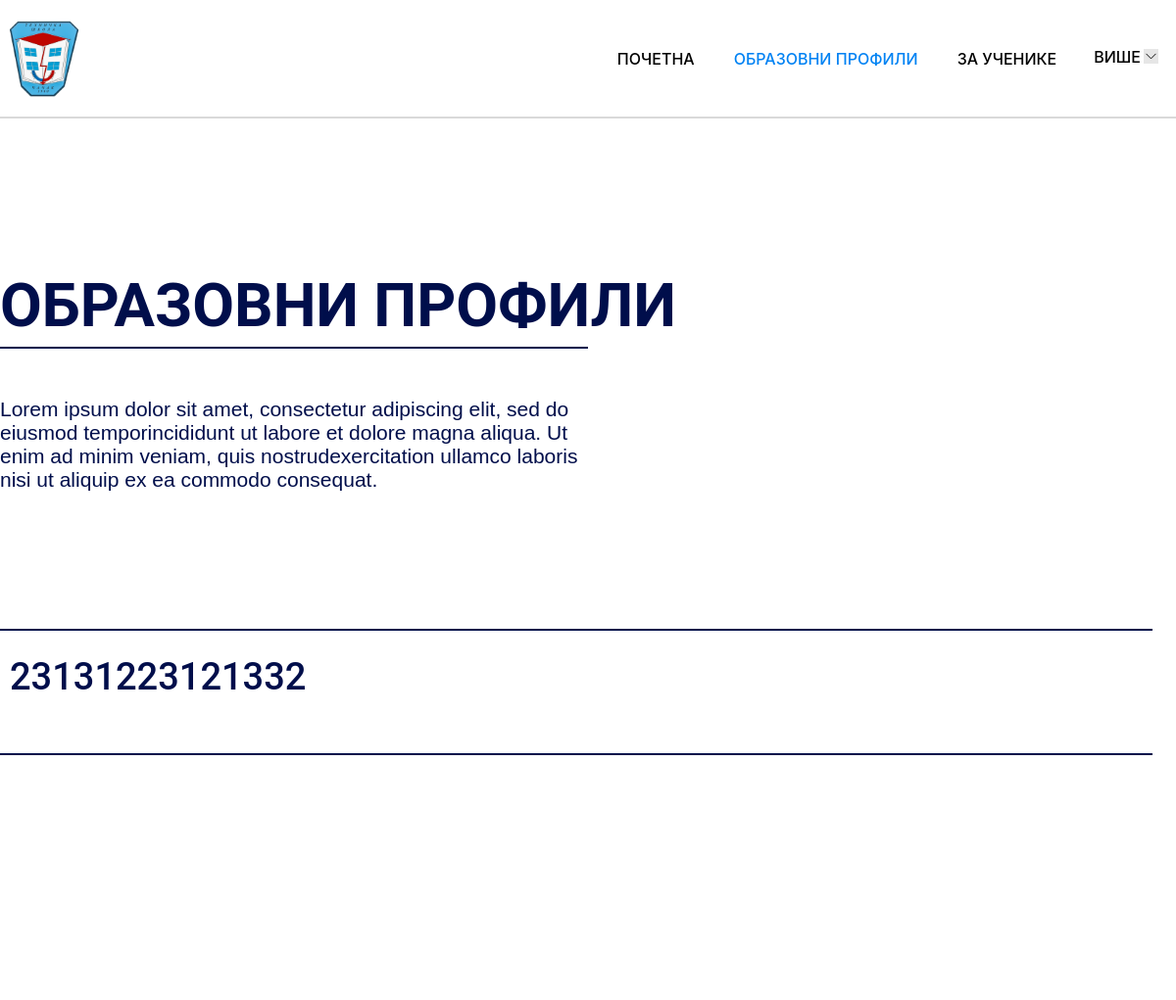
Before: /teh/obrazovni-profili.php (upper part) with the older database file.
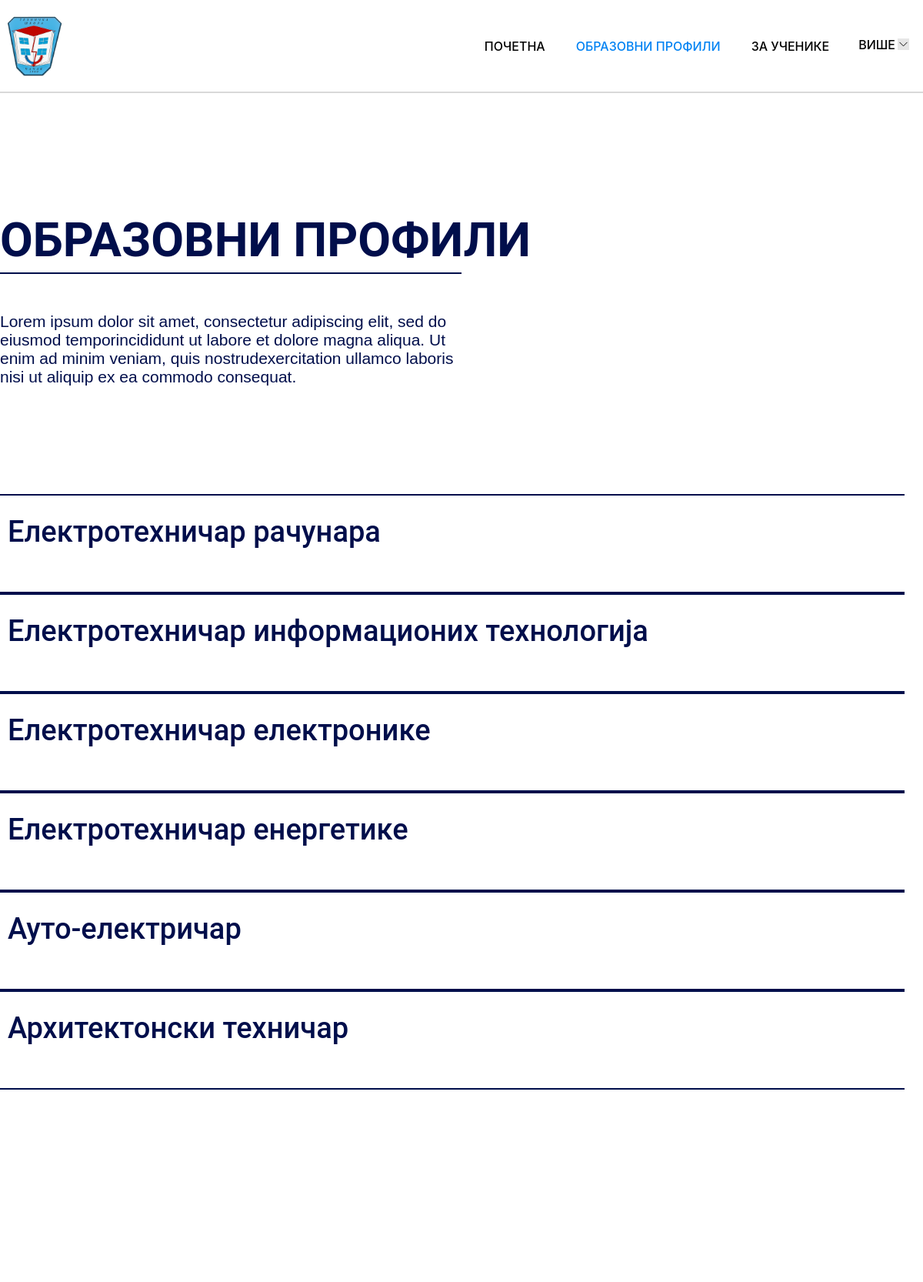
After: the same page with the newer database file.
### tables this page shows
CREATE TABLE `smerovi` (
  `id` int(11) NOT NULL,
  `smer` varchar(255) NOT NULL,
  `opis` varchar(5000) NOT NULL,
  `id_slike` int(50) NOT NULL
);

### classes/dbh.php (called while the page is built, shortened)
<?php
class Dbh{
    protected function connect() {
        try{
            $username = "root";
            $password = "";
            $dbh = new PDO('mysql:host=localhost;dbname=php_dev', $username, $password);
            return $dbh;
        }catch (PDOException $e){
            print 'Error: ' . $e->getMessage() . "<br/>";
            die();
        }
    }
}

### classes/course.php (called while the page is built, shortened)
<?php
include 'dbh.php';
class Course extends Dbh
{
    public function returnCourses()
    {
        $sql = "SELECT * FROM smerovi";
        $stmt = $this->connect()->query($sql);
        return $stmt;
    }
}

### teh/obrazovni-profili.php (the view, shortened to what this page needs)
<!DOCTYPE html>
<html data-wf-page="64577afd6ea1db0f544e04d7" data-wf-site="6456c2138619102a79ba202a">
<head>
  <link href="css/normalize.css" rel="stylesheet" type="text/css">
  <link href="css/webflow.css" rel="stylesheet" type="text/css">
  <link href="css/tehnicka-skola-cacak.webflow.css" rel="stylesheet" type="text/css">
</head>
<body>
  <div data-animation="default" class="navbar w-nav" data-easing2="ease" data-easing="ease" data-collapse="all" style="background-color:rgb(255,255,255)" data-w-id="4f92b2b9-0c5f-771e-6d3c-37b122a94db6" role="banner" data-no-scroll="1" data-duration="400" data-doc-height="1">
    <div class="container nav-container">
      <a href="index.php" class="w-nav-brand"><img src="images/grb.png" loading="lazy" sizes="(max-width: 479px) 38vw, 90px" srcset="images/grb.png 500w, images/grb.png 800w, images/grb.png 1000w" alt="" class="image-17"></a>
      <div class="nav-wrapper">
        <div style="display:flex" class="nav-links">
          <a href="index.php" class="nav-link w-nav-link">ПОЧЕТНА</a>
          <a href="obrazovni-profili.php" aria-current="page" class="nav-link w-nav-link w--current">ОБРАЗОВНИ ПРОФИЛИ</a>
          <a href="ucenici.php" class="nav-link w-nav-link">ЗА УЧЕНИКЕ</a>
        </div>
        <div style="background-color:rgb(255,255,255)" class="menu-button-2 w-nav-button">
          <div class="nav-button">
            <div style="color:rgb(0,0,0)" class="nav-btn-text">ВИШЕ</div><img src="images/arrow.svg" loading="lazy" width="20" style="-webkit-transform:translate3d(0, 0, 0) scale3d(1, 1, 1) rotateX(0deg) rotateY(0) rotateZ(0) skew(0, 0);-moz-transform:translate3d(0, 0, 0) scale3d(1, 1, 1) rotateX(0deg) rotateY(0) rotateZ(0) skew(0, 0);-ms-transform:translate3d(0, 0, 0) scale3d(1, 1, 1) rotateX(0deg) rotateY(0) rotateZ(0) skew(0, 0);transform:translate3d(0, 0, 0) scale3d(1, 1, 1) rotateX(0deg) rotateY(0) rotateZ(0) skew(0, 0);transform-style:preserve-3d" alt="" class="image">
          </div>
        </div>
      </div>
    </div>
  </div>
  <div class="obrazovni-profili-hero ob-white profili-page wf-section">
    <div class="container ob-container ob-page-container">
      <div class="op-left op-page-left">
        <h2 class="heading-prica ob-2-heading ob-page-heading">ОБРАЗОВНИ ПРОФИЛИ</h2>
        <div class="line-down"></div>
        <div class="text-block-2 ob-2-text ob-page-text">Lorem ipsum dolor sit amet, consectetur adipiscing elit, sed do eiusmod temporincididunt ut labore et dolore magna aliqua. Ut enim ad minim veniam, quis nostrudexercitation ullamco laboris nisi ut aliquip ex ea commodo consequat.</div>
      </div>
      <div class="op-right">
          <?php
          include("../classes/course.php");
          $smerKlasa = new Course();
          $smerovi = $smerKlasa->returnCourses();
          foreach($smerovi as $smer) {
              ?>
              <a data-w-id="05c7aaac-36b6-019e-d451-7bf0f3afb4f5" href="smer-info.php?smer=<?=$smer["id"]?>" class="smer-info-link first-info w-inline-block">
                  <div id="w-node-befb8aa4-820e-2ef7-0f3b-e27a40ef5678-544e04d7" class="op-section-list section-list-wrapper first-info">
                      <h2 class="op-section-list"><?= $smer["smer"] ?></h2>
                  </div>
              </a>
          <?php } ?>
      </div>
    </div>
  </div>
</body>
</html>

Changed rows visible on the page:
removed smerovi: smer "23131223121332"
added smerovi: smer "Електротехничар рачунара"
added smerovi: smer "Електротехничар информационих технологија"
added smerovi: smer "Електротехничар електронике"
added smerovi: smer "Електротехничар енергетике"
added smerovi: smer "Ауто-електричар"
added smerovi: smer "Архитектонски техничар"
